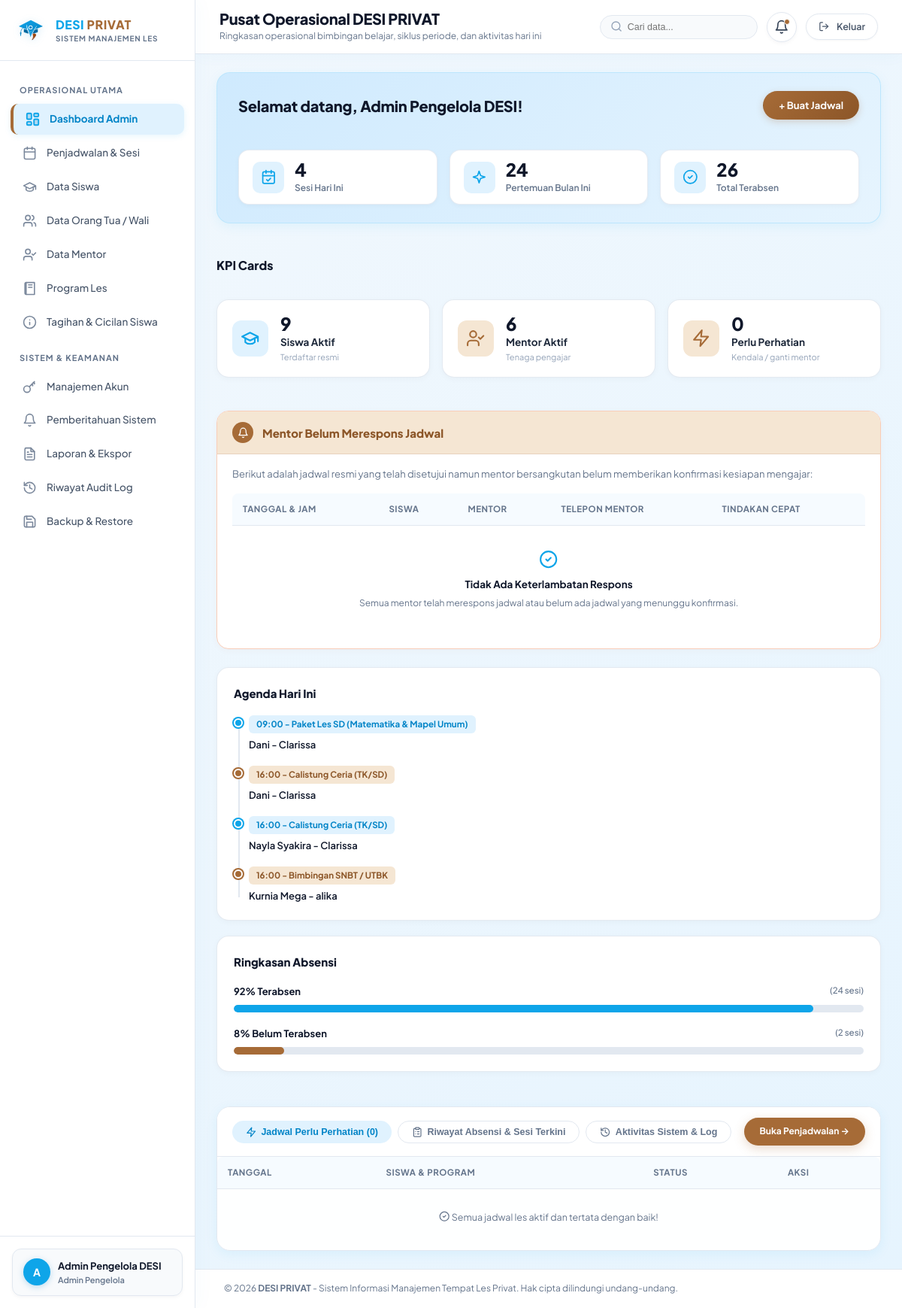
Page /admin/dashboard (signed in) on the earlier database version.
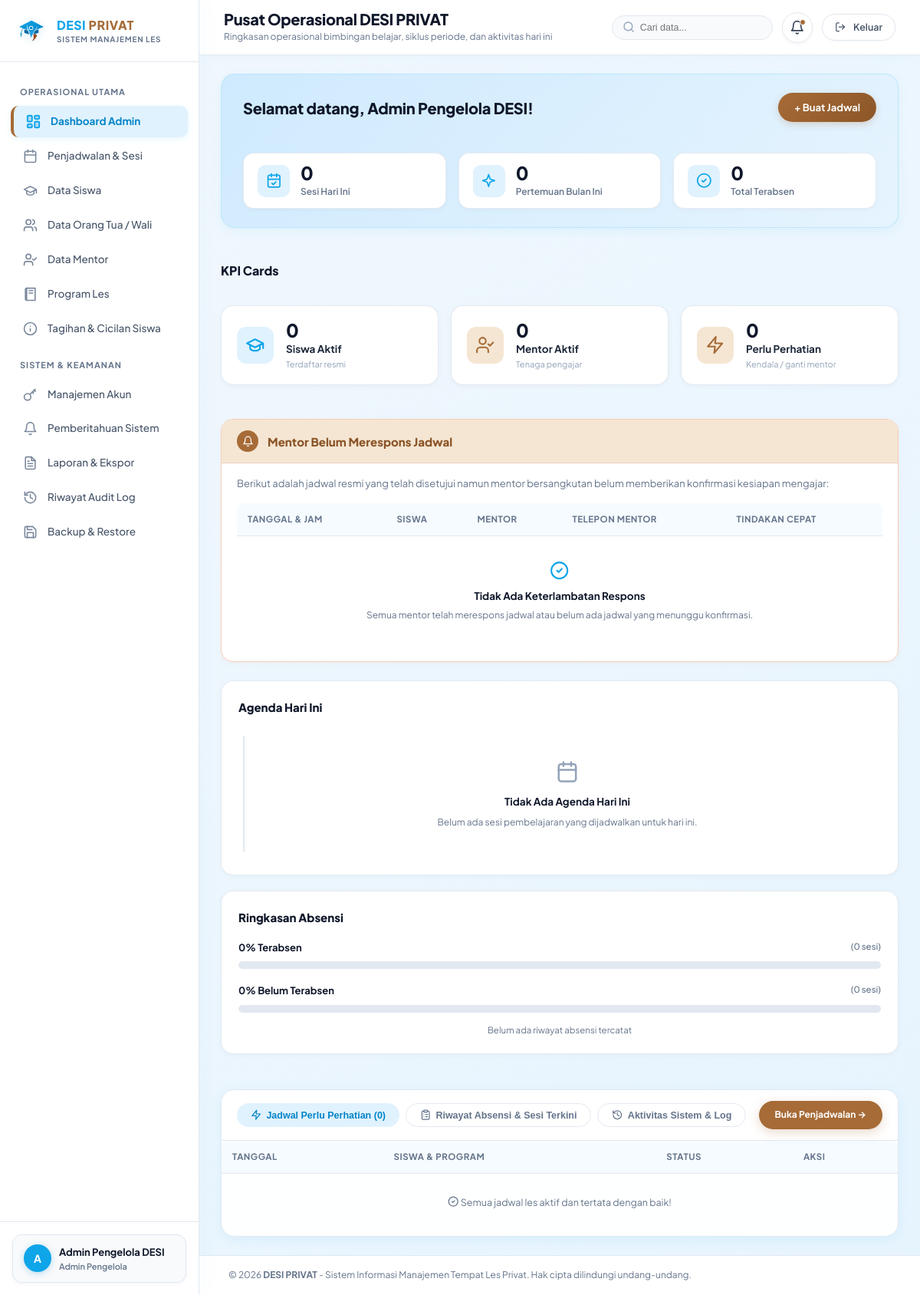
Same page on the later database version.
### tables this page shows
CREATE TABLE students (
    id INTEGER PRIMARY KEY AUTOINCREMENT,
    parent_id INTEGER NOT NULL REFERENCES parents(id) ON DELETE RESTRICT,
    full_name TEXT NOT NULL,
    school TEXT,
    grade TEXT,
    birth_date TEXT,
    address TEXT,
    notes TEXT,
    status TEXT NOT NULL DEFAULT 'aktif' CHECK(status IN ('aktif', 'nonaktif', 'berhenti')),
    created_at DATETIME DEFAULT CURRENT_TIMESTAMP,
    updated_at DATETIME DEFAULT CURRENT_TIMESTAMP
, initial_meeting_offset INTEGER NOT NULL DEFAULT 0, initial_offset_notes TEXT, initial_offset_set_at DATETIME, initial_offset_set_by INTEGER, latitude REAL, longitude REAL, payment_validated_by INTEGER, payment_validated_at DATETIME, payment_status TEXT DEFAULT 'lunas', meetings_per_period INTEGER DEFAULT 8);

CREATE TABLE programs (
    id INTEGER PRIMARY KEY AUTOINCREMENT,
    name TEXT NOT NULL,
    code TEXT UNIQUE NOT NULL,
    description TEXT,
    level TEXT,
    status TEXT NOT NULL DEFAULT 'aktif' CHECK(status IN ('aktif', 'nonaktif', 'diarsipkan')),
    created_at DATETIME DEFAULT CURRENT_TIMESTAMP
, default_fee_8 REAL DEFAULT 800000, default_fee_4 REAL DEFAULT 450000, price_per_session REAL DEFAULT 75000, default_fee_12 REAL DEFAULT 900000, service_type TEXT NOT NULL DEFAULT 'Private Tutoring');

CREATE TABLE mentors (
    id INTEGER PRIMARY KEY AUTOINCREMENT,
    user_id INTEGER UNIQUE REFERENCES users(id) ON DELETE SET NULL,
    full_name TEXT NOT NULL,
    phone TEXT NOT NULL,
    email TEXT,
    expertise TEXT,
    bio TEXT,
    status TEXT NOT NULL DEFAULT 'aktif' CHECK(status IN ('aktif', 'nonaktif')),
    created_at DATETIME DEFAULT CURRENT_TIMESTAMP
, address TEXT, latitude REAL, longitude REAL, fee_per_session REAL DEFAULT 50000, fee_per_session_4 REAL DEFAULT NULL);

CREATE TABLE schedules (
    id INTEGER PRIMARY KEY AUTOINCREMENT,
    title TEXT,
    program_id INTEGER NOT NULL REFERENCES programs(id) ON DELETE RESTRICT,
    student_id INTEGER NOT NULL REFERENCES students(id) ON DELETE RESTRICT,
    mentor_id INTEGER NOT NULL REFERENCES mentors(id) ON DELETE RESTRICT,
    schedule_date TEXT NOT NULL, -- Format YYYY-MM-DD
    start_time TEXT NOT NULL,    -- Format HH:MM
    end_time TEXT NOT NULL,      -- Format HH:MM
    duration_minutes INTEGER NOT NULL DEFAULT 90,
    status TEXT NOT NULL DEFAULT 'draft' CHECK(status IN (
        'draft',
        'menunggu_konfirmasi_siswa',
        'menunggu_persetujuan_admin',
        'disetujui',
        'ditolak',
        'perlu_dijadwalkan_ulang',
        'dibatalkan'
    )),
    student_confirmation_status TEXT NOT NULL DEFAULT 'menunggu' CHECK(student_confirmation_status IN ('menunggu', 'bersedia', 'tidak_bisa')),
    student_confirmation_notes TEXT,
    mentor_response_status TEXT NOT NULL DEFAULT 'menunggu_konfirmasi' CHECK(mentor_response_status IN ('menunggu_konfirmasi', 'dikonfirmasi', 'tidak_bisa', 'perlu_mentor_pengganti')),
    mentor_response_notes TEXT,
    mentor_response_at DATETIME,
    is_recurring INTEGER DEFAULT 0,
    recurring_rule_id INTEGER REFERENCES recurring_schedule_rules(id) ON DELETE SET NULL,
    session_notes TEXT,
    created_by INTEGER REFERENCES users(id) ON DELETE SET NULL,
    approved_by INTEGER REFERENCES users(id) ON DELETE SET NULL,
    created_at DATETIME DEFAULT CURRENT_TIMESTAMP,
    updated_at DATETIME DEFAULT CURRENT_TIMESTAMP
);

### routes/admin.py (the view)
@admin_bp.route("/dashboard")
def dashboard():
    summary = get_dashboard_summary()
    overdue_responses = check_overdue_mentor_responses()
    recent_notifs = get_user_notifications(session["user_id"], limit=5)
    today_date = date.today()
    today_str = today_date.strftime("%Y-%m-%d")
    today_dow = today_date.weekday()
    today_schedules_list = query_db("""
        SELECT s.id, s.title, s.start_time, s.end_time, s.status, s.mentor_response_status,
               st.full_name as student_name, m.full_name as mentor_name, pr.name as program_name,
               'sesi_spesifik' as schedule_type
        FROM schedules s
        JOIN students st ON s.student_id = st.id
        JOIN mentors m ON s.mentor_id = m.id
        JOIN programs pr ON s.program_id = pr.id
        WHERE s.schedule_date = ? AND s.status NOT IN ('dibatalkan', 'ditolak')

        UNION ALL

        SELECT rs.id, 'Jadwal Rutin Mingguan' as title, rs.start_time, rs.end_time, 'aktif' as status,
               'rutin' as mentor_response_status, st.full_name as student_name, m.full_name as mentor_name,
               pr.name as program_name, 'jadwal_rutin' as schedule_type
        FROM routine_schedules rs
        JOIN students st ON rs.student_id = st.id AND st.status = 'aktif'
        JOIN mentors m ON rs.mentor_id = m.id AND m.status = 'aktif'
        JOIN programs pr ON rs.program_id = pr.id AND pr.status = 'aktif'
        WHERE rs.day_of_week = ? AND rs.status = 'aktif'
        ORDER BY start_time ASC
    """, (today_str, today_dow))
    action_count_row = query_db("""
        SELECT COUNT(s.id) as total
        FROM schedules s
        LEFT JOIN mentors m ON s.mentor_id = m.id
        WHERE s.status NOT IN ('dibatalkan', 'ditolak', 'selesai')
          AND (s.mentor_id IS NULL
               OR s.status IN ('menunggu_persetujuan_admin', 'menunggu_konfirmasi_siswa')
               OR s.mentor_response_status = 'perlu_mentor_pengganti')
    """, one=True)
    action_count = action_count_row["total"] if action_count_row else 0
    action_required_schedules = query_db("""
        SELECT s.id, s.title, s.schedule_date, s.start_time, s.status, s.mentor_response_status,
               s.mentor_response_notes, st.full_name as student_name,
               COALESCE(m.full_name, 'Belum Ditentukan') as mentor_name,
               pr.name as program_name
        FROM schedules s
        JOIN students st ON s.student_id = st.id
        LEFT JOIN mentors m ON s.mentor_id = m.id
        JOIN programs pr ON s.program_id = pr.id
        WHERE s.status NOT IN ('dibatalkan', 'ditolak', 'selesai')
          AND (s.mentor_id IS NULL
               OR s.status IN ('menunggu_persetujuan_admin', 'menunggu_konfirmasi_siswa')
               OR s.mentor_response_status = 'perlu_mentor_pengganti')
        ORDER BY s.schedule_date ASC
        LIMIT 10
    """)
    recent_audits = get_audit_logs(limit=5)
    recent_attendances = query_db("""
        SELECT att.id as attendance_id, att.schedule_id, att.status, att.mentor_status, att.session_status,
               att.meeting_number, att.period_number, att.cumulative_meeting,
               att.topics_covered, att.progress_notes,
               prog.skills_mastered, prog.difficulties, prog.recommendations,
               att.documentation_status, att.documentation_photo, att.documentation_pending_reason,
               att.recorded_at,
               s.schedule_date as session_date,
               s.start_time, s.end_time,
               st.id as student_id, st.full_name as student_name, st.grade as student_grade, st.school as student_school,
               m.id as mentor_id, m.full_name as mentor_name,
               pr.id as program_id, pr.name as program_name
        FROM attendance att
        JOIN schedules s ON att.schedule_id = s.id
        JOIN students st ON att.student_id = st.id
        JOIN mentors m ON att.mentor_id = m.id
        JOIN programs pr ON s.program_id = pr.id
        LEFT JOIN student_progress prog ON att.schedule_id = prog.schedule_id
        ORDER BY s.schedule_date DESC, att.recorded_at DESC
        LIMIT 10
    """)
    return render_template(
        "admin/dashboard.html",
        summary=summary,
        overdue_responses=overdue_responses,
        recent_notifs=recent_notifs,
        recent_audits=recent_audits,
        recent_attendances=recent_attendances,
        today_schedules=today_schedules_list,
        action_schedules=action_required_schedules,
        action_count=action_count,
        today_str=today_str,
        today_dow=today_dow
    )

### routes/admin.py (called while the page is built)
@admin_bp.before_request
@login_required
@role_required("admin")
def check_admin_access():
    pass

### routes/auth.py (called while the page is built)
def generate_csrf_token():
    if "_csrf_token" not in session:
        session["_csrf_token"] = secrets.token_hex(24)
    return session["_csrf_token"]

def login_required(f):
    @wraps(f)
    def decorated_function(*args, **kwargs):
        if "user_id" not in session:
            flash("Silakan masuk terlebih dahulu untuk mengakses halaman ini.", "warning")
            return redirect(url_for("auth.login", next=request.url))
        user = query_db("SELECT id, is_active FROM users WHERE id = ?", (session["user_id"],), one=True)
        if not user or not user["is_active"]:
            session.clear()
            flash("Sesi login Anda telah kedaluwarsa atau akun tidak ditemukan. Silakan masuk kembali.", "warning")
            return redirect(url_for("auth.login"))
        return f(*args, **kwargs)
    return decorated_function

### services/notification_service.py (called while the page is built)
def get_unread_count(user_id):
    row = query_db(
        "SELECT COUNT(*) as unread_count FROM notifications WHERE user_id = ? AND is_read = 0",
        (user_id,),
        one=True
    )
    return row["unread_count"] if row else 0

### templates/admin/dashboard.html (shortened to what the changed rows need)
{% extends "base.html" %}
{% block page_title %}Pusat Operasional DESI PRIVAT{% endblock %}
{% block content %}
<div class="dashboard-layout-grid">
  <div class="dashboard-main-col">
    <div class="welcome-banner" style="background: linear-gradient(135deg, #CFEAFE 0%, #E6F4FE 100%); border: 1px solid rgba(186, 230, 253, 0.9); border-radius: 18px; padding: 24px 28px; box-shadow: 0 4px 16px rgba(14, 165, 233, 0.08);">
      <div class="welcome-banner-top" style="display: flex; align-items: center; justify-content: space-between; gap: 16px; margin-bottom: 20px;">
        <h2 class="welcome-banner-title" style="font-size: 20px; font-weight: 800; color: #0F172A; margin: 0;">
          Selamat datang, {{ current_user.full_name or 'Admin Pengelola DESI' }}!
        </h2>
      </div>
      <div class="welcome-banner-widgets">
        <a href="{{ url_for('admin.schedules', day=today_dow) }}" class="banner-widget-pill stat-card stat-card-link" title="Lihat Sesi Hari Ini">
          <div>
            <div class="banner-widget-val">{{ summary.today_schedules }}</div>
            <div class="banner-widget-lbl">Sesi Hari Ini</div>
          </div>
        </a>
        <a href="{{ url_for('admin.schedules', status='disetujui') }}" class="banner-widget-pill stat-card stat-card-link" title="Lihat Pertemuan Bulan Ini">
          <div>
            <div class="banner-widget-val">{{ summary.monthly_sessions }}</div>
            <div class="banner-widget-lbl">Pertemuan Bulan Ini</div>
          </div>
        </a>
        <a href="{{ url_for('admin.schedules', status='disetujui') }}" class="banner-widget-pill stat-card stat-card-link" title="Lihat Total Terabsen">
          <div>
            <div class="banner-widget-val">{{ summary.completed_sessions }}</div>
            <div class="banner-widget-lbl">Total Terabsen</div>
          </div>
        </a>
      </div>
    </div>
    <div class="kpi-cards-grid">
      <a href="{{ url_for('admin.students') }}" class="kpi-card stat-card stat-card-link" title="Buka Data Siswa">
        <div>
          <div class="kpi-val">{{ summary.active_students }}</div>
          <div class="kpi-title">Siswa Aktif</div>
          <div class="kpi-subtitle">Terdaftar resmi</div>
        </div>
      </a>
      <a href="{{ url_for('admin.mentors') }}" class="kpi-card stat-card stat-card-link" title="Buka Data Mentor">
        <div>
          <div class="kpi-val">{{ summary.active_mentors }}</div>
          <div class="kpi-title">Mentor Aktif</div>
          <div class="kpi-subtitle">Tenaga pengajar</div>
        </div>
      </a>
    </div>
    <div class="overdue-alert-card" style="margin-top: 24px;">
      <div class="overdue-alert-body" style="padding: 16px 20px; max-height: 320px; overflow-y: auto;">
        <div class="table-responsive" style="max-height: 220px; overflow-y: auto;">
          <table class="table-desi">
            <thead>
              <tr>
                <th>TANGGAL &amp; JAM</th>
                <th>SISWA</th>
                <th>MENTOR</th>
                <th>TELEPON MENTOR</th>
                <th>TINDAKAN CEPAT</th>
              </tr>
            </thead>
          </table>
        </div>
      </div>
    </div>
  </div>
  <div class="dashboard-side-col">
    <div class="timeline-card">
      <div class="timeline-list">
        {% if today_schedules and today_schedules|length > 0 %}
          {% for ts in today_schedules %}
            {% set is_caramel = (loop.index % 2 == 0) %}
            <div class="timeline-item">
              <div class="timeline-dot" style="background: {% if is_caramel %}#A66B37{% else %}#0EA5E9{% endif %}; box-shadow: 0 0 0 2px {% if is_caramel %}#A66B37{% else %}#0EA5E9{% endif %};"></div>
              <div class="timeline-badge-pill" style="display: inline-block; background: {% if is_caramel %}#F5E6D3{% else %}#E0F2FE{% endif %}; color: {% if is_caramel %}#8C5628{% else %}#0284C7{% endif %}; font-size: 11.5px; font-weight: 700; border-radius: 6px; padding: 3px 10px; margin-bottom: 5px;">
                {{ ts.start_time }} - {{ ts.program_name or 'Les Privat' }}
              </div>
              <div class="timeline-session-title" style="font-size: 13px; font-weight: 600; color: #0F172A;">
                {{ ts.student_name }} - {{ ts.mentor_name or 'Tentor Pengajar' }}
              </div>
            </div>
          {% endfor %}
        {% else %}
          <div style="text-align: center; padding: 36px 16px; color: #64748B;">
            <div style="font-size: 26px; color: #94A3B8; margin-bottom: 8px;">{{ icon('calendar') }}</div>
            <strong style="color: #0F172A; font-size: 13.5px; display: block; margin-bottom: 4px;">Tidak Ada Agenda Hari Ini</strong>
            <span style="font-size: 12px; color: #64748B;">Belum ada sesi pembelajaran yang dijadwalkan untuk hari ini.</span>
          </div>
        {% endif %}
      </div>
    </div>
    {% set has_attendance = (summary.total_attendance_records and summary.total_attendance_records > 0) %}
    {% set att_pct = summary.attendance_attended_pct if has_attendance else 0 %}
    {% set abs_pct = summary.attendance_absent_pct if has_attendance else 0 %}
    <div class="attendance-summary-card">
      <div style="font-size: 15px; font-weight: 800; color: #0F172A; margin-bottom: 18px;">Ringkasan Absensi</div>
      <div style="margin-bottom: 18px;">
        <div style="display: flex; justify-content: space-between; font-size: 13px; font-weight: 700; color: #0F172A; margin-bottom: 8px;">
          <span>{{ att_pct }}% Terabsen</span>
          <span style="font-size: 11.5px; color: #64748B; font-weight: 500;">({{ summary.attendance_attended_count|default(0) }} sesi)</span>
        </div>
        <div style="height: 10px; background: #E2E8F0; border-radius: 9999px; overflow: hidden;">
          <div style="width: {{ att_pct }}%; height: 100%; background: #0EA5E9; border-radius: 9999px;"></div>
        </div>
      </div>
      <div>
        <div style="display: flex; justify-content: space-between; font-size: 13px; font-weight: 700; color: #0F172A; margin-bottom: 8px;">
          <span>{{ abs_pct }}% Belum Terabsen</span>
          <span style="font-size: 11.5px; color: #64748B; font-weight: 500;">({{ summary.attendance_absent_count|default(0) }} sesi)</span>
        </div>
        <div style="height: 10px; background: #E2E8F0; border-radius: 9999px; overflow: hidden;">
          <div style="width: {{ abs_pct }}%; height: 100%; background: #A66B37; border-radius: 9999px;"></div>
        </div>
      </div>
      {% if not has_attendance %}
      <div style="margin-top: 14px; font-size: 11.5px; color: #64748B; text-align: center;">
        Belum ada riwayat absensi tercatat
      </div>
      {% endif %}
    </div>
  </div>
</div>
<div class="card" id="actionAttentionSection" style="margin-top: 24px; border-radius: 18px; border: 1px solid #E2E8F0; box-shadow: 0 4px 16px rgba(14, 165, 233, 0.08); overflow: hidden;">
  <div class="card-body" style="padding: 0;">
    <div id="tabAttention" class="dash-tab-pane">
      <div class="table-responsive">
          <table class="table-desi">
            <thead>
              <tr>
                <th>Tanggal</th>
                <th>Siswa & Program</th>
                <th>Status</th>
                <th>Aksi</th>
              </tr>
            </thead>
          </table>
        </div>
      </div>
    </div>
    </div>
  </div>
</div>
{% endblock %}

Differences in the rows shown:
removed students: start_time "09:00", name "Paket Les SD (Matematika & Mapel Umum)", student_name "Dani", full_name "Clarissa"
removed schedules: start_time "16:00", name "Calistung Ceria (TK/SD)", student_name "Dani", full_name "Clarissa"
removed schedules: start_time "16:00", name "Calistung Ceria (TK/SD)", student_name "Nayla Syakira", full_name "Clarissa"
removed schedules: start_time "16:00", name "Bimbingan SNBT / UTBK", student_name "Kurnia Mega", full_name "alika"
Other differences:
{{ summary.today_schedules }}: "4" → "0"
{{ summary.monthly_sessions }}: "24" → "0"
{{ summary.completed_sessions }}: "26" → "0"
{{ summary.active_students }}: "9" → "0"
{{ summary.active_mentors }}: "6" → "0"
{{ att_pct }}: "92" → "0"
{{ summary.attendance_attended_count|default(0) }}: "24" → "0"
{{ abs_pct }}: "8" → "0"
{{ summary.attendance_absent_count|default(0) }}: "2" → "0"
text now shown: "Tidak Ada Agenda Hari Ini Belum ada sesi pembelajaran yang dijadwalkan untuk hari ini. Belum ada riwayat absensi tercatat"
